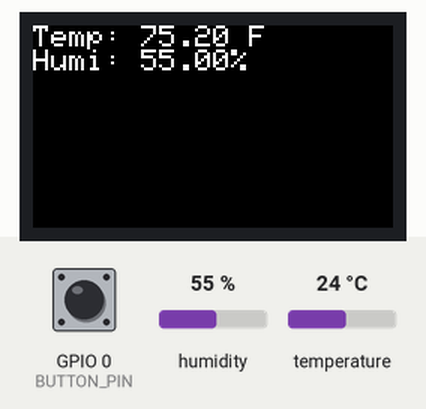
This sketch was run on a simulated ESP32. Parts: 240×135 colour display. The test bench sets the inputs (shaded band); at power-on: GPIO 0 (BUTTON_PIN) HIGH, humidity 55 %, temperature 24 °C. WiFi joins after 1.5 s; servers stay silent unless stated; uploads are accepted with an empty reply; what the sketch prints to the serial monitor is not drawn.

Above: at 4.8 s.
4.9 s: GPIO 0 (BUTTON_PIN) pulled LOW for 2.85 s
At 7.7 s:
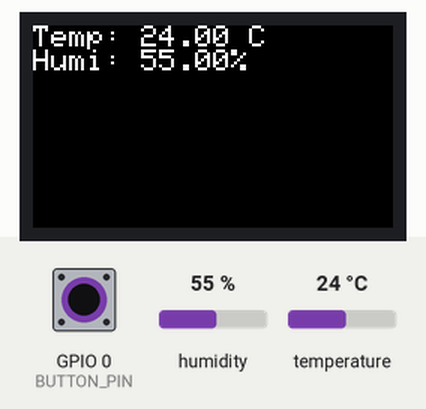
9.2 s: humidity set to 22 %
At 11.7 s:
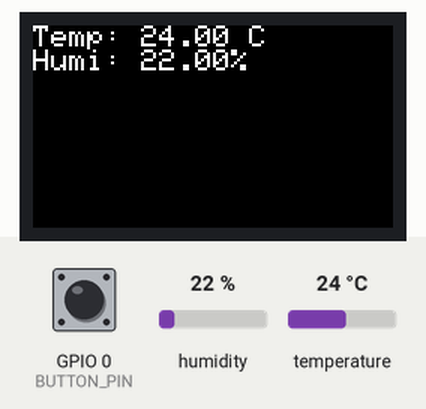
12.5 s: temperature set to 12 °C
At 14.4 s:
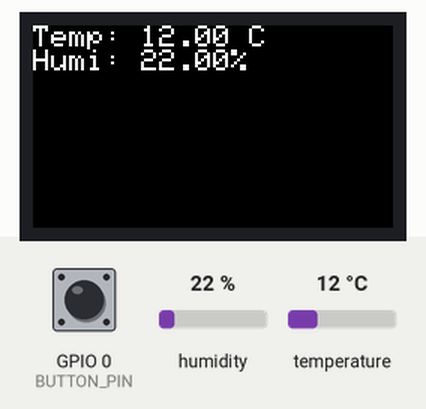
15.8 s: GPIO 0 (BUTTON_PIN) pulled LOW for 2.85 s
At 18.5 s:
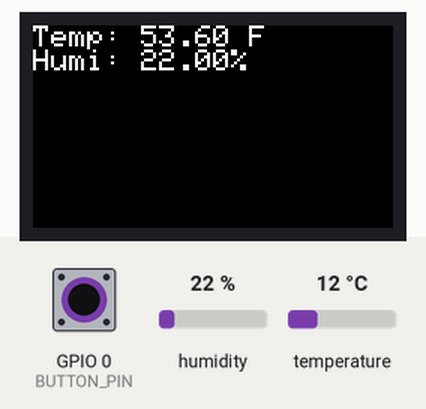
20.1 s: humidity set to 40 %
At 23.5 s:
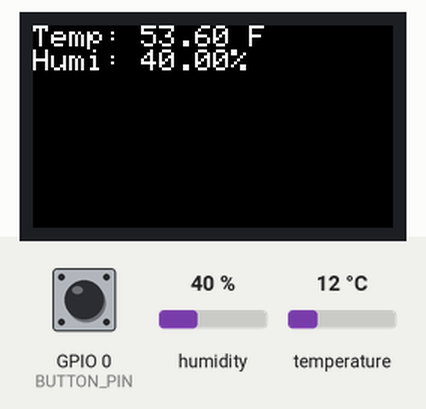
23.8 s: temperature set to 19 °C
At 25.2 s:
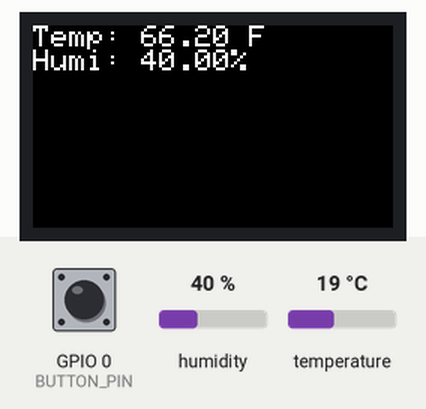
Timing chart, 0 to 26.8 s (numbered marks = the images above; inputs shaded):
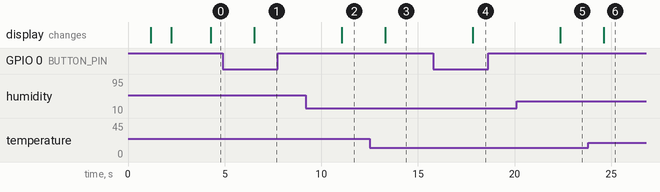

Measured:
- after the input at 4.9 s, the display: changes after 1.6 s (image 1)
- after the input at 9.2 s, the display: changes after 1.9 s (image 2)
- after the input at 12.5 s, the display: changes after 0.82 s (image 3)
- after the input at 15.8 s, the display: changes after 2.0 s (image 4)
- after the input at 20.1 s, the display: changes after 2.3 s (image 5)
- after the input at 23.8 s, the display: changes after 0.81 s (image 6)

The sketch:

module2.ino
```cpp
#include "DHT.h"
#include <WiFi.h>
#include <HTTPClient.h>
#include <TFT_eSPI.h>    // graphics library for display (check your ESP32 documentation if you are not using TTGO T1)

#define DHTPIN 2          // Set the pin connected to the DHT11 data pin
#define DHTTYPE DHT11     // DHT 11
#define BUTTON_PIN 0      // Change this to your actual button pin

const char* ssid = "TODO";
const char* password = "TODO";
const char* googleScriptUrl = "https://script.google.com/macros/s/TODO/exec";

DHT dht(DHTPIN, DHTTYPE);
TFT_eSPI tft = TFT_eSPI();  // create TFT instance for display
volatile bool displayInCelsius = false;  // default to fahrenheit
unsigned long lastDebounceTime = 0;  // button debounce
unsigned long debounceDelay = 50;    // debounce time in milliseconds

void IRAM_ATTR isr() {
  unsigned long currentMillis = millis();
  if (currentMillis - lastDebounceTime > debounceDelay) {
    displayInCelsius = !displayInCelsius;
    lastDebounceTime = currentMillis;
  }
}

void setup() {
  Serial.begin(115200);
  Serial.println("DHT11 test!");
  dht.begin();

  tft.init();
  tft.setRotation(3); // landscape with cable on left (if cable on right, change to 1)
  tft.fillScreen(TFT_BLACK);
  tft.setTextSize(2);
  tft.setTextColor(TFT_WHITE);

  tft.println("Connecting to WiFi...");

  WiFi.begin(ssid, password);

  int attempts = 0;
  while (WiFi.status() != WL_CONNECTED) {
    delay(1000);
    Serial.println("Connecting to WiFi...");
    attempts++;
    tft.print(".");
    if(attempts >= 30) { // skip WiFi after 30 attempts and just display temperature and humidity
        tft.fillScreen(TFT_BLACK);
        tft.setCursor(0, 0);
        tft.println("Failed to connect");
        return;
    }
  }

  tft.fillScreen(TFT_BLACK);
  tft.setCursor(0, 0);
  tft.println("WiFi Connected");
  tft.println("SSID: ");
  tft.println(WiFi.SSID());
  tft.println("IP Address: ");
  tft.println(WiFi.localIP());

  Serial.println("WiFi Connected");
  Serial.println("SSID: " + WiFi.SSID());
  Serial.print("IP Address: ");
  Serial.println(WiFi.localIP());

  pinMode(BUTTON_PIN, INPUT_PULLUP);
  attachInterrupt(digitalPinToInterrupt(BUTTON_PIN), isr, FALLING);
}

void loop() {
  delay(2000);

  float humidity = dht.readHumidity();
  float temperature = dht.readTemperature(!displayInCelsius); // read temperature, invert displayInCelsius for correct interpretation

  if (isnan(humidity) || isnan(temperature)) {
    Serial.println("Failed to read from DHT sensor!");
    return;
  }

  tft.fillScreen(TFT_BLACK);
  tft.setCursor(0, 0);

  String tempUnit = displayInCelsius ? " C" : " F"; // adjust the unit display based on displayInCelsius

  tft.print("Temp: "); // display temperature and humidity
  tft.print(temperature);
  tft.println(tempUnit);

  tft.print("Humi: ");
  tft.print(humidity);
  tft.println("%");

  Serial.print("Humidity: ");
  Serial.print(humidity);
  Serial.print(" %\t");
  Serial.print("Temperature: ");
  Serial.print(temperature);
  Serial.println(tempUnit);

  if(WiFi.status() == WL_CONNECTED){
    String url = String(googleScriptUrl) + "?temperature=" + String(temperature) + "&humidity=" + String(humidity); // string that is sent to Google API

    HTTPClient http; // connect to HTTP
    http.begin(url);
    int httpCode = http.GET();
    if (httpCode > 0) {
      Serial.print("HTTP Response code: ");
      Serial.println(httpCode);
      String payload = http.getString();
      Serial.println("Data sent to Google Sheets");
      Serial.println(payload);
    } else {
      Serial.print("Error on sending HTTP Request: ");
      Serial.println(httpCode);
    }
    http.end();
  } else {
    Serial.println("Error in WiFi connection");
  }
}
```
